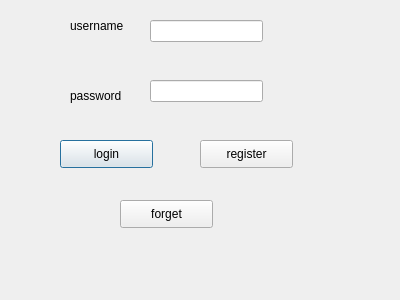
<?xml version="1.0" encoding="UTF-8"?>
<ui version="4.0">
 <class>Dialog</class>
 <widget class="QDialog" name="Dialog">
  <property name="geometry">
   <rect>
    <x>0</x>
    <y>0</y>
    <width>400</width>
    <height>300</height>
   </rect>
  </property>
  <property name="windowTitle">
   <string>Dialog</string>
  </property>
  <widget class="QLabel" name="label">
   <property name="geometry">
    <rect>
     <x>70</x>
     <y>10</y>
     <width>71</width>
     <height>31</height>
    </rect>
   </property>
   <property name="text">
    <string>username</string>
   </property>
  </widget>
  <widget class="QLabel" name="label_2">
   <property name="geometry">
    <rect>
     <x>70</x>
     <y>80</y>
     <width>61</width>
     <height>31</height>
    </rect>
   </property>
   <property name="text">
    <string>password</string>
   </property>
  </widget>
  <widget class="QPushButton" name="login">
   <property name="geometry">
    <rect>
     <x>60</x>
     <y>140</y>
     <width>93</width>
     <height>28</height>
    </rect>
   </property>
   <property name="text">
    <string>login</string>
   </property>
  </widget>
  <widget class="QPushButton" name="pushButton_2">
   <property name="geometry">
    <rect>
     <x>200</x>
     <y>140</y>
     <width>93</width>
     <height>28</height>
    </rect>
   </property>
   <property name="text">
    <string>register</string>
   </property>
  </widget>
  <widget class="QPushButton" name="pushButton_3">
   <property name="geometry">
    <rect>
     <x>120</x>
     <y>200</y>
     <width>93</width>
     <height>28</height>
    </rect>
   </property>
   <property name="text">
    <string>forget</string>
   </property>
  </widget>
  <widget class="QLineEdit" name="username">
   <property name="geometry">
    <rect>
     <x>150</x>
     <y>20</y>
     <width>113</width>
     <height>22</height>
    </rect>
   </property>
  </widget>
  <widget class="QLineEdit" name="password">
   <property name="geometry">
    <rect>
     <x>150</x>
     <y>80</y>
     <width>113</width>
     <height>22</height>
    </rect>
   </property>
  </widget>
 </widget>
 <resources/>
 <connections/>
</ui>
